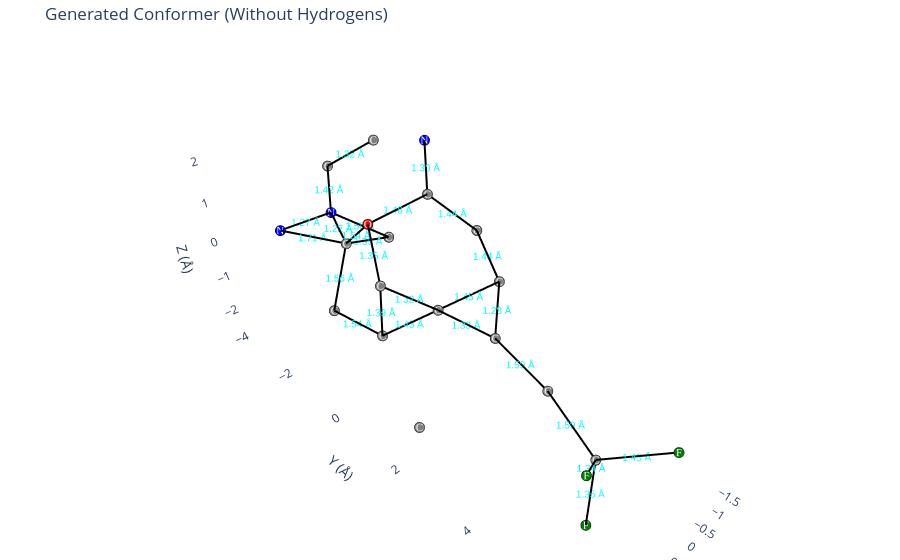
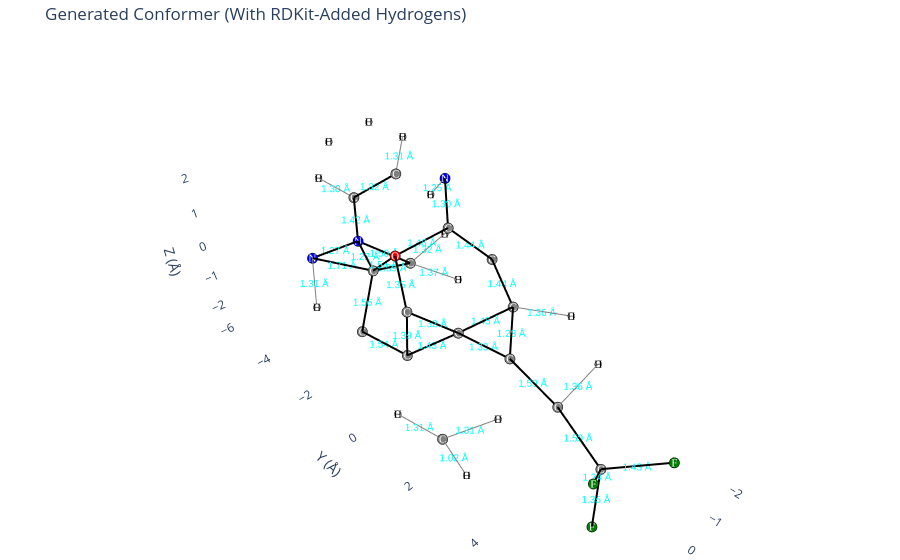

The notebook cell saved with these charts, in order:
### Markdown cell above
### 6. Crisp 3D Conformer Visualization
Visualize the generated conformer in a high-quality, crisp 3D plot. The plotting code maps atomic elements to their specific standard colors, labels each atom with its chemical symbol, draws RDKit-determined bonds in solid black lines, and conditionally draws bonds with hydrogen atoms if enabled.

### Code cell
import numpy as np
import plotly.graph_objects as go
from rdkit import Chem
from rdkit.Chem import rdDetermineBonds
from rdkit.Geometry import Point3D

# Assuming generated_atoms.symbols, generated_atoms.positions, 
# and VISUALIZE_HYDROGENS are already defined in your environment
symbols = generated_atoms.symbols
positions = generated_atoms.positions

def plot_molecule_conformer(mol, visualize_hydrogens=True, title="Generated 3D Conformer"):
    symbols = [atom.GetSymbol() for atom in mol.GetAtoms()]
    positions = mol.GetConformer().GetPositions()
    
    color_map = {
        'H': 'white', 'C': 'gray', 'N': 'blue', 'O': 'red', 'F': 'green', 
        'P': 'orange', 'S': 'yellow', 'Cl': 'darkgreen', 'Br': 'brown', 'I': 'purple'
    }
    size_map = {
        'H': 8, 'C': 12, 'N': 12, 'O': 12, 'F': 12, 
        'P': 14, 'S': 14, 'Cl': 14, 'Br': 15, 'I': 16
    }

    # 1. Prepare Atom Data
    indices_to_plot = [i for i, sym in enumerate(symbols) if sym != 'H' or visualize_hydrogens]

    atom_x = [positions[i, 0] for i in indices_to_plot]
    atom_y = [positions[i, 1] for i in indices_to_plot]
    atom_z = [positions[i, 2] for i in indices_to_plot]
    atom_symbols = [symbols[i] for i in indices_to_plot]

    atom_colors = [color_map.get(sym, 'magenta') for sym in atom_symbols]
    atom_sizes = [size_map.get(sym, 10) for sym in atom_symbols]
    text_colors = ["black" if sym == 'H' else "white" for sym in atom_symbols]

    # 2. Prepare Bond & Distance Label Data
    heavy_bonds_x, heavy_bonds_y, heavy_bonds_z = [], [], []
    h_bonds_x, h_bonds_y, h_bonds_z = [], [], []

    bond_mid_x, bond_mid_y, bond_mid_z = [], [], []
    bond_labels = []

    for bond in mol.GetBonds():
        idx1 = bond.GetBeginAtomIdx()
        idx2 = bond.GetEndAtomIdx()
        sym1 = symbols[idx1]
        sym2 = symbols[idx2]
        
        is_h_bond = (sym1 == 'H' or sym2 == 'H')
        if is_h_bond and not visualize_hydrogens:
            continue
            
        p1 = positions[idx1]
        p2 = positions[idx2]
        
        # Calculate distance and midpoint for the label
        dist = np.linalg.norm(p1 - p2)
        mid = (p1 + p2) / 2.0
        
        bond_mid_x.append(mid[0])
        bond_mid_y.append(mid[1])
        bond_mid_z.append(mid[2])
        bond_labels.append(f"{dist:.2f} Å")
        
        if is_h_bond:
            h_bonds_x.extend([p1[0], p2[0], None])
            h_bonds_y.extend([p1[1], p2[1], None])
            h_bonds_z.extend([p1[2], p2[2], None])
        else:
            heavy_bonds_x.extend([p1[0], p2[0], None])
            heavy_bonds_y.extend([p1[1], p2[1], None])
            heavy_bonds_z.extend([p1[2], p2[2], None])

    # 3. Create Traces
    traces = []

    if heavy_bonds_x:
        traces.append(go.Scatter3d(
            x=heavy_bonds_x, y=heavy_bonds_y, z=heavy_bonds_z,
            mode='lines',
            line=dict(color='black', width=4),
            hoverinfo='none',
            name='Bonds'
        ))

    if h_bonds_x:
        traces.append(go.Scatter3d(
            x=h_bonds_x, y=h_bonds_y, z=h_bonds_z,
            mode='lines',
            line=dict(color='gray', width=2),
            hoverinfo='none',
            name='H-Bonds'
        ))

    # Trace for the distance labels
    if bond_labels:
        traces.append(go.Scatter3d(
            x=bond_mid_x, y=bond_mid_y, z=bond_mid_z,
            mode='text',
            text=bond_labels,
            textposition='middle center',
            textfont=dict(color='cyan', size=10, family="Arial"),
            hoverinfo='none',
            name='Distances'
        ))

    traces.append(go.Scatter3d(
        x=atom_x, y=atom_y, z=atom_z,
        mode='markers+text',
        marker=dict(
            size=atom_sizes,
            color=atom_colors,
            line=dict(color='black', width=2),
            opacity=1.0
        ),
        text=atom_symbols,
        textposition="middle center",
        textfont=dict(color=text_colors, size=11, family="Arial Black"),
        hoverinfo='text', 
        name='Atoms'
    ))

    # 4. Build and Show Figure
    fig = go.Figure(data=traces)

    fig.update_layout(
        title=title,
        scene=dict(
            xaxis_title="X (Å)",
            yaxis_title="Y (Å)",
            zaxis_title="Z (Å)",
            xaxis=dict(showgrid=True, zeroline=False, showbackground=False),
            yaxis=dict(showgrid=True, zeroline=False, showbackground=False),
            zaxis=dict(showgrid=True, zeroline=False, showbackground=False)
        ),
        showlegend=False,
        margin=dict(l=0, r=0, b=0, t=40)
    )

    fig.show()

# Reconstruct bonds using RDKit for the generated atoms
mol = Chem.RWMol()
for symbol in symbols:
    mol.AddAtom(Chem.Atom(symbol))
conf = Chem.Conformer(len(generated_atoms))
for idx, pos in enumerate(positions):
    conf.SetAtomPosition(idx, Point3D(float(pos[0]), float(pos[1]), float(pos[2])))
mol.AddConformer(conf)

try:
    rdDetermineBonds.DetermineBonds(mol)
except Exception as e:
    print(f"WARNING: Bond determination failed for plotting: {e}")

# Check if model has hydrogens (is trained with hydrogens)
if MODEL_HAS_HYDROGENS:
    # If the model has hydrogens, just plot the conformer.
    # We respect the VISUALIZE_HYDROGENS flag from the configuration.
    plot_molecule_conformer(
        mol, 
        visualize_hydrogens=VISUALIZE_HYDROGENS, 
        title=f"Generated Conformer (Model has hydrogens, VISUALIZE_HYDROGENS={VISUALIZE_HYDROGENS})"
    )
else:
    # If the model does not have hydrogens, we show two plots:
    # 1. Without hydrogens added
    print("Model was trained without hydrogens. Visualizing generated molecule without hydrogens:")
    plot_molecule_conformer(
        mol, 
        visualize_hydrogens=False, 
        title="Generated Conformer (Without Hydrogens)"
    )
    
    # 2. With hydrogens added via RDKit
    print("Visualizing generated molecule with RDKit-added hydrogens:")
    try:
        mol_with_hs = Chem.AddHs(mol, addCoords=True)
        plot_molecule_conformer(
            mol_with_hs, 
            visualize_hydrogens=True, 
            title="Generated Conformer (With RDKit-Added Hydrogens)"
        )
    except Exception as e:
        print(f"WARNING: Failed to add hydrogens for visualization: {e}")

### Figure 1 — Plotly figure (JSON) as saved in the notebook; plotly's stock layout.template omitted (floating-point values rounded to 4 significant figures)
{"data": [{"hoverinfo": "none", "line": {"color": "black", "width": 4}, "mode": "lines", "name": "Bonds", "type": "scatter3d", "x": [1.418, 1.259, null, 0.6254, 1.418, null, 0.6254, 1.385, null, 0.6254, 0.818, null, -0.8435, 0.009588, null, 0.4673, -0.8435, null, 0.4673, 1.259, null, 0.4673, 0.009588, null, -0.703, 0.6254, null, -0.2759, 0.712, null, 1.077, 0.712, null, 1.722, 0.712, null, -0.566, -1.231, null, -0.566, 0.818, null, 0.1964, -0.703, null, 0.1964, -0.5339, null, 0.1964, 0.6254, null, 0.1964, 1.385, null, 0.2199, 0.009588, null, 0.2199, 0.712, null, 1.31, 0.4673, null, 1.31, 1.259, null, 1.31, 0.818, null, -1.588, -0.5339, null, -1.413, -0.566, null, -1.413, -0.8435, null], "y": [-1.391, 0.1365, null, -1.786, -1.391, null, -1.786, -3.319, null, -1.786, -0.6424, null, 1.586, 2.265, null, 1.063, 1.586, null, 1.063, 0.1365, null, 1.063, 2.265, null, -1.886, -1.786, null, 6.304, 5.29, null, 5.528, 5.29, null, 5.679, 5.29, null, -0.3033, -1.076, null, -0.3033, -0.6424, null, -2.91, -1.886, null, -2.91, -3.936, null, -2.91, -1.786, null, -2.91, -3.319, null, 3.811, 2.265, null, 3.811, 5.29, null, 0.2626, 1.063, null, 0.2626, 0.1365, null, 0.2626, -0.6424, null, -3.358, -3.936, null, 0.3824, -0.3033, null, 0.3824, 1.586, null], "z": [-1.131, -1.098, null, 0.155, -1.131, null, 0.155, 0.1918, null, 0.155, 1.164, null, 0.004235, -0.6705, null, -0.3397, 0.004235, null, -0.3397, -1.098, null, -0.3397, -0.6705, null, -0.2477, 0.155, null, -1.081, -1.297, null, -2.573, -1.297, null, -0.5003, -1.297, null, 1.489, 2.299, null, 1.489, 1.164, null, 0.3809, -0.2477, null, 0.3809, 1.04, null, 0.3809, 0.155, null, 0.3809, 0.1918, null, -0.964, -0.6705, null, -0.964, -1.297, null, 0.2897, -0.3397, null, 0.2897, -1.098, null, 0.2897, 1.164, null, 1.587, 1.04, null, 0.5477, 1.489, null, 0.5477, 0.004235, null]}, {"hoverinfo": "none", "mode": "text", "name": "Distances", "text": ["1.54 Å", "1.56 Å", "1.71 Å", "1.54 Å", "1.28 Å", "1.45 Å", "1.43 Å", "1.33 Å", "1.39 Å", "1.43 Å", "1.35 Å", "1.34 Å", "1.30 Å", "1.46 Å", "1.50 Å", "1.42 Å", "1.22 Å", "1.27 Å", "1.59 Å", "1.59 Å", "1.32 Å", "1.39 Å", "1.35 Å", "1.32 Å", "1.44 Å", "1.44 Å"], "textfont": {"color": "cyan", "family": "Arial", "size": 10}, "textposition": "middle center", "type": "scatter3d", "x": [1.338, 1.022, 1.005, 0.7217, -0.417, -0.1881, 0.863, 0.2385, -0.03881, 0.2181, 0.8945, 1.217, -0.8983, 0.126, -0.2533, -0.1687, 0.4109, 0.7908, 0.1147, 0.4659, 0.8885, 1.284, 1.064, -1.061, -0.9894, -1.128], "y": [-0.6273, -1.589, -2.552, -1.214, 1.926, 1.325, 0.5996, 1.664, -1.836, 5.797, 5.409, 5.485, -0.6899, -0.4729, -2.398, -3.423, -2.348, -3.114, 3.038, 4.551, 0.6627, 0.1995, -0.1899, -3.647, 0.03957, 0.9844], "z": [-1.114, -0.4882, 0.1734, 0.6595, -0.3331, -0.1677, -0.7186, -0.5051, -0.04636, -1.189, -1.935, -0.8985, 1.894, 1.327, 0.06661, 0.7103, 0.268, 0.2863, -0.8173, -1.13, -0.02499, -0.4039, 0.7268, 1.313, 1.018, 0.276]}, {"hoverinfo": "text", "marker": {"color": ["red", "gray", "blue", "blue", "gray", "gray", "gray", "gray", "gray", "gray", "gray", "gray", "green", "green", "green", "gray", "blue", "gray", "gray", "gray", "gray", "gray"], "line": {"color": "black", "width": 2}, "opacity": 1, "size": [12, 12, 12, 12, 12, 12, 12, 12, 12, 12, 12, 12, 12, 12, 12, 12, 12, 12, 12, 12, 12, 12]}, "mode": "markers+text", "name": "Atoms", "text": ["O", "C", "N", "N", "C", "C", "C", "C", "C", "C", "C", "C", "F", "F", "F", "C", "N", "C", "C", "C", "C", "C"], "textfont": {"color": ["white", "white", "white", "white", "white", "white", "white", "white", "white", "white", "white", "white", "white", "white", "white", "white", "white", "white", "white", "white", "white", "white"], "family": "Arial Black", "size": 11}, "textposition": "middle center", "type": "scatter3d", "x": [0.818, 0.712, 1.385, -1.231, 0.009588, 1.259, 1.418, 0.6254, -0.5339, -0.8435, 0.4673, -0.703, -0.2759, 1.077, 1.722, -0.566, 0.1964, 0.2199, 1.31, 2.059, -1.588, -1.413], "y": [-0.6424, 5.29, -3.319, -1.076, 2.265, 0.1365, -1.391, -1.786, -3.936, 1.586, 1.063, -1.886, 6.304, 5.528, 5.679, -0.3033, -2.91, 3.811, 0.2626, 2.152, -3.358, 0.3824], "z": [1.164, -1.297, 0.1918, 2.299, -0.6705, -1.098, -1.131, 0.155, 1.04, 0.004235, -0.3397, -0.2477, -1.081, -2.573, -0.5003, 1.489, 0.3809, -0.964, 0.2897, -1.82, 1.587, 0.5477]}], "layout": {"margin": {"b": 0, "l": 0, "r": 0, "t": 40}, "scene": {"xaxis": {"showbackground": false, "showgrid": true, "title": {"text": "X (Å)"}, "zeroline": false}, "yaxis": {"showbackground": false, "showgrid": true, "title": {"text": "Y (Å)"}, "zeroline": false}, "zaxis": {"showbackground": false, "showgrid": true, "title": {"text": "Z (Å)"}, "zeroline": false}}, "showlegend": false, "title": {"text": "Generated Conformer (Without Hydrogens)"}}}

### Figure 2 — Plotly figure (JSON) as saved in the notebook; plotly's stock layout.template omitted (floating-point values rounded to 4 significant figures)
{"data": [{"hoverinfo": "none", "line": {"color": "black", "width": 4}, "mode": "lines", "name": "Bonds", "type": "scatter3d", "x": [1.418, 1.259, null, 0.6254, 1.418, null, 0.6254, 1.385, null, 0.6254, 0.818, null, -0.8435, 0.009588, null, 0.4673, -0.8435, null, 0.4673, 1.259, null, 0.4673, 0.009588, null, -0.703, 0.6254, null, -0.2759, 0.712, null, 1.077, 0.712, null, 1.722, 0.712, null, -0.566, -1.231, null, -0.566, 0.818, null, 0.1964, -0.703, null, 0.1964, -0.5339, null, 0.1964, 0.6254, null, 0.1964, 1.385, null, 0.2199, 0.009588, null, 0.2199, 0.712, null, 1.31, 0.4673, null, 1.31, 1.259, null, 1.31, 0.818, null, -1.588, -0.5339, null, -1.413, -0.566, null, -1.413, -0.8435, null], "y": [-1.391, 0.1365, null, -1.786, -1.391, null, -1.786, -3.319, null, -1.786, -0.6424, null, 1.586, 2.265, null, 1.063, 1.586, null, 1.063, 0.1365, null, 1.063, 2.265, null, -1.886, -1.786, null, 6.304, 5.29, null, 5.528, 5.29, null, 5.679, 5.29, null, -0.3033, -1.076, null, -0.3033, -0.6424, null, -2.91, -1.886, null, -2.91, -3.936, null, -2.91, -1.786, null, -2.91, -3.319, null, 3.811, 2.265, null, 3.811, 5.29, null, 0.2626, 1.063, null, 0.2626, 0.1365, null, 0.2626, -0.6424, null, -3.358, -3.936, null, 0.3824, -0.3033, null, 0.3824, 1.586, null], "z": [-1.131, -1.098, null, 0.155, -1.131, null, 0.155, 0.1918, null, 0.155, 1.164, null, 0.004235, -0.6705, null, -0.3397, 0.004235, null, -0.3397, -1.098, null, -0.3397, -0.6705, null, -0.2477, 0.155, null, -1.081, -1.297, null, -2.573, -1.297, null, -0.5003, -1.297, null, 1.489, 2.299, null, 1.489, 1.164, null, 0.3809, -0.2477, null, 0.3809, 1.04, null, 0.3809, 0.155, null, 0.3809, 0.1918, null, -0.964, -0.6705, null, -0.964, -1.297, null, 0.2897, -0.3397, null, 0.2897, -1.098, null, 0.2897, 1.164, null, 1.587, 1.04, null, 0.5477, 1.489, null, 0.5477, 0.004235, null]}, {"hoverinfo": "none", "line": {"color": "gray", "width": 2}, "mode": "lines", "name": "H-Bonds", "type": "scatter3d", "x": [-1.546, -0.8435, null, -1.949, -0.703, null, -0.291, -0.5339, null, 2.059, 2.308, null, 1.09, 2.059, null, -1.314, -0.703, null, -1.047, 0.2199, null, -2.501, -1.588, null, 1.937, 1.385, null, 2.237, 2.059, null, -1.554, -1.231, null], "y": [2.753, 1.586, null, -1.827, -1.886, null, -5.193, -3.936, null, 2.152, 3.128, null, 2.9, 2.152, null, -0.682, -1.886, null, 3.904, 3.811, null, -4.071, -3.358, null, -2.525, -3.319, null, 0.8555, 2.152, null, -1.946, -1.076, null], "z": [-0.01944, 0.004235, null, 0.1823, -0.2477, null, 1.291, 1.04, null, -1.82, -1.977, null, -1.358, -1.82, null, -0.498, -0.2477, null, -0.4726, -0.964, null, 2.203, 1.587, null, -0.6872, 0.1918, null, -1.852, -1.82, null, 1.459, 2.299, null]}, {"hoverinfo": "none", "mode": "text", "name": "Distances", "text": ["1.54 Å", "1.56 Å", "1.71 Å", "1.54 Å", "1.28 Å", "1.45 Å", "1.43 Å", "1.33 Å", "1.39 Å", "1.43 Å", "1.35 Å", "1.34 Å", "1.36 Å", "1.32 Å", "1.30 Å", "1.30 Å", "1.46 Å", "1.50 Å", "1.42 Å", "1.22 Å", "1.27 Å", "1.59 Å", "1.59 Å", "1.32 Å", "1.39 Å", "1.35 Å", "1.02 Å", "1.32 Å", "1.44 Å", "1.44 Å", "1.31 Å", "1.37 Å", "1.36 Å", "1.31 Å", "1.31 Å", "1.31 Å", "1.25 Å"], "textfont": {"color": "cyan", "family": "Arial", "size": 10}, "textposition": "middle center", "type": "scatter3d", "x": [1.338, 1.022, 1.005, 0.7217, -0.417, -0.1881, 0.863, 0.2385, -0.03881, 0.2181, 0.8945, 1.217, -1.195, -1.326, -0.4125, -0.8983, 0.126, -0.2533, -0.1687, 0.4109, 0.7908, 0.1147, 0.4659, 0.8885, 1.284, 1.064, 2.183, -1.061, -0.9894, -1.128, 1.574, -1.009, -0.4136, -2.044, 1.661, 2.148, -1.392], "y": [-0.6273, -1.589, -2.552, -1.214, 1.926, 1.325, 0.5996, 1.664, -1.836, 5.797, 5.409, 5.485, 2.17, -1.856, -4.564, -0.6899, -0.4729, -2.398, -3.423, -2.348, -3.114, 3.038, 4.551, 0.6627, 0.1995, -0.1899, 2.64, -3.647, 0.03957, 0.9844, 2.526, -1.284, 3.857, -3.714, -2.922, 1.504, -1.511], "z": [-1.114, -0.4882, 0.1734, 0.6595, -0.3331, -0.1677, -0.7186, -0.5051, -0.04636, -1.189, -1.935, -0.8985, -0.007604, -0.0327, 1.165, 1.894, 1.327, 0.06661, 0.7103, 0.268, 0.2863, -0.8173, -1.13, -0.02499, -0.4039, 0.7268, -1.899, 1.313, 1.018, 0.276, -1.589, -0.3728, -0.7183, 1.895, -0.2477, -1.836, 1.879]}, {"hoverinfo": "text", "marker": {"color": ["red", "gray", "blue", "blue", "gray", "gray", "gray", "gray", "gray", "gray", "gray", "gray", "green", "green", "green", "white", "white", "white", "white", "white", "white", "gray", "blue", "gray", "gray", "gray", "gray", "gray", "white", "white", "white", "white", "white", "white", "white"], "line": {"color": "black", "width": 2}, "opacity": 1, "size": [12, 12, 12, 12, 12, 12, 12, 12, 12, 12, 12, 12, 12, 12, 12, 8, 8, 8, 8, 8, 8, 12, 12, 12, 12, 12, 12, 12, 8, 8, 8, 8, 8, 8, 8]}, "mode": "markers+text", "name": "Atoms", "text": ["O", "C", "N", "N", "C", "C", "C", "C", "C", "C", "C", "C", "F", "F", "F", "H", "H", "H", "H", "H", "H", "C", "N", "C", "C", "C", "C", "C", "H", "H", "H", "H", "H", "H", "H"], "textfont": {"color": ["white", "white", "white", "white", "white", "white", "white", "white", "white", "white", "white", "white", "white", "white", "white", "black", "black", "black", "black", "black", "black", "white", "white", "white", "white", "white", "white", "white", "black", "black", "black", "black", "black", "black", "black"], "family": "Arial Black", "size": 11}, "textposition": "middle center", "type": "scatter3d", "x": [0.818, 0.712, 1.385, -1.231, 0.009588, 1.259, 1.418, 0.6254, -0.5339, -0.8435, 0.4673, -0.703, -0.2759, 1.077, 1.722, 2.308, -1.546, -1.199, -2.295, -1.949, -0.291, -0.566, 0.1964, 0.2199, 1.31, 2.059, -1.588, -1.413, 1.09, -1.314, -1.047, -2.501, 1.937, 2.237, -1.554], "y": [-0.6424, 5.29, -3.319, -1.076, 2.265, 0.1365, -1.391, -1.786, -3.936, 1.586, 1.063, -1.886, 6.304, 5.528, 5.679, 3.128, 2.753, -5.84, -5.31, -1.827, -5.193, -0.3033, -2.91, 3.811, 0.2626, 2.152, -3.358, 0.3824, 2.9, -0.682, 3.904, -4.071, -2.525, 0.8555, -1.946], "z": [1.164, -1.297, 0.1918, 2.299, -0.6705, -1.098, -1.131, 0.155, 1.04, 0.004235, -0.3397, -0.2477, -1.081, -2.573, -0.5003, -1.977, -0.01944, 1.927, 2.374, 0.1823, 1.291, 1.489, 0.3809, -0.964, 0.2897, -1.82, 1.587, 0.5477, -1.358, -0.498, -0.4726, 2.203, -0.6872, -1.852, 1.459]}], "layout": {"margin": {"b": 0, "l": 0, "r": 0, "t": 40}, "scene": {"xaxis": {"showbackground": false, "showgrid": true, "title": {"text": "X (Å)"}, "zeroline": false}, "yaxis": {"showbackground": false, "showgrid": true, "title": {"text": "Y (Å)"}, "zeroline": false}, "zaxis": {"showbackground": false, "showgrid": true, "title": {"text": "Z (Å)"}, "zeroline": false}}, "showlegend": false, "title": {"text": "Generated Conformer (With RDKit-Added Hydrogens)"}}}
